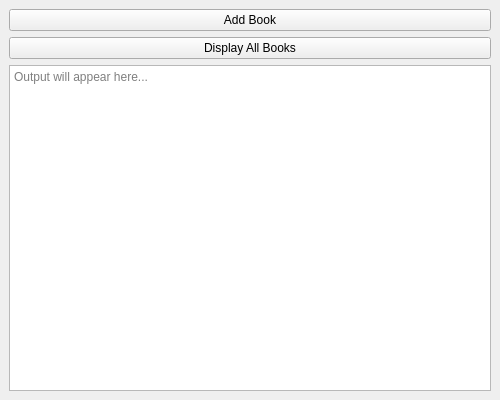
<?xml version="1.0" encoding="UTF-8"?>
<ui version="4.0">
 <class>MainWindow</class>
 <widget class="QMainWindow" name="MainWindow">
  <property name="geometry">
   <rect>
    <x>0</x>
    <y>0</y>
    <width>500</width>
    <height>400</height>
   </rect>
  </property>
  <property name="windowTitle">
   <string>Library Management</string>
  </property>
  <widget class="QWidget" name="centralwidget">
   <layout class="QVBoxLayout" name="verticalLayout">
    <item>
     <widget class="QPushButton" name="addBookButton">
      <property name="text">
       <string>Add Book</string>
      </property>
     </widget>
    </item>
    <item>
     <widget class="QPushButton" name="displayBooksButton">
      <property name="text">
       <string>Display All Books</string>
      </property>
     </widget>
    </item>
    <item>
     <widget class="QTextEdit" name="outputTextEdit">
      <property name="placeholderText">
       <string>Output will appear here...</string>
      </property>
     </widget>
    </item>
   </layout>
  </widget>
 </widget>
 <resources/>
 <connections/>
</ui>
